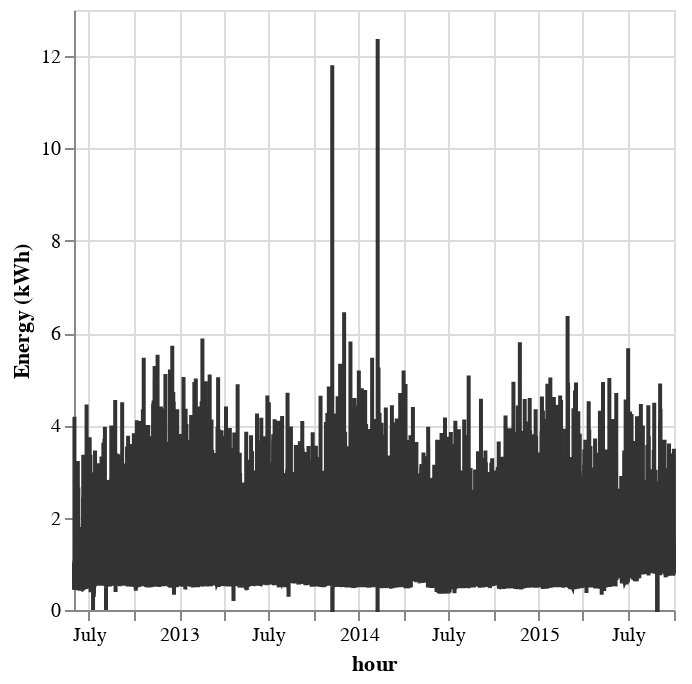

The code cell stored with this chart in its notebook:
### Code cell
df_eda = alt.Chart(df).mark_line(color="#333").encode(
    x=alt.X("datetime:T", title="hour"),  
    y=alt.Y("energy_kWh:Q", title="Energy (kWh)")  
)

df_eda

### Figure 1 — Vega specification as saved in the notebook (floating-point values rounded to 4 significant figures; data arrays with more than 128 entries replaced by an {"elided": "..."} marker saying what was removed)
{"$schema": "https://vega.github.io/schema/vega/v5.json", "data": [{"name": "source_0", "values": {"elided": "29231 records"}, "transform": [{"type": "formula", "expr": "toDate(datum['datetime'])", "as": "datetime"}]}, {"name": "source_0_y_domain_energy_kWh", "values": [{"min": 0.0, "max": 12.37}]}], "marks": [{"type": "line", "name": "marks", "from": {"data": "source_0"}, "sort": {"field": "datum[\"datetime\"]"}, "encode": {"update": {"defined": {"signal": "isValid(datum[\"datetime\"]) && isFinite(+datum[\"datetime\"]) && isValid(datum[\"energy_kWh\"]) && isFinite(+datum[\"energy_kWh\"])"}, "y": {"field": "energy_kWh", "scale": "y"}, "x": {"field": "datetime", "scale": "x"}, "stroke": {"value": "#333"}}}, "style": ["line"]}], "scales": [{"name": "x", "type": "time", "domain": {"data": "source_0", "field": "datetime"}, "range": [0, {"signal": "width"}]}, {"name": "y", "type": "linear", "domain": [{"signal": "(data(\"source_0_y_domain_energy_kWh\")[0] || {}).min"}, {"signal": "(data(\"source_0_y_domain_energy_kWh\")[0] || {}).max"}], "range": [{"signal": "height"}, 0], "zero": true, "nice": true}], "axes": [{"scale": "x", "gridScale": "y", "ticks": false, "orient": "bottom", "labels": false, "maxExtent": 0, "tickCount": {"signal": "ceil(width/40)"}, "grid": true, "domain": false, "aria": false, "minExtent": 0, "zindex": 0}, {"scale": "y", "maxExtent": 0, "domain": false, "aria": false, "minExtent": 0, "gridScale": "x", "zindex": 0, "ticks": false, "grid": true, "orient": "left", "tickCount": {"signal": "ceil(height/40)"}, "labels": false}, {"scale": "x", "zindex": 0, "grid": false, "title": "hour", "labelFlush": true, "orient": "bottom", "labelOverlap": true, "tickCount": {"signal": "ceil(width/40)"}}, {"scale": "y", "orient": "left", "grid": false, "labelOverlap": true, "zindex": 0, "title": "Energy (kWh)", "tickCount": {"signal": "ceil(height/40)"}}], "background": "white", "style": "cell", "width": 300, "padding": 5, "height": 300}
